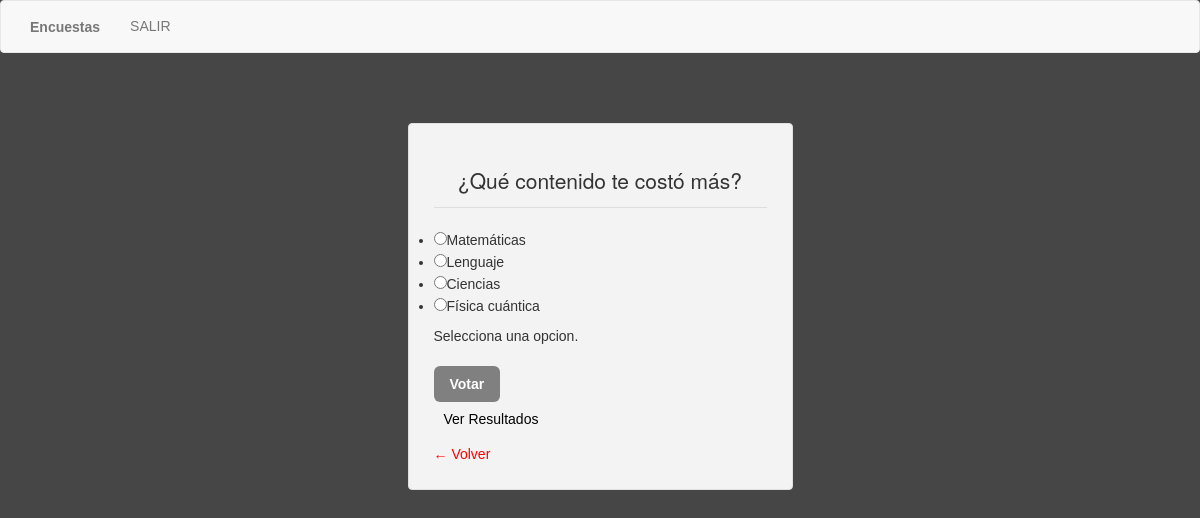
Screenshot of /encuesta.php?id=2 (signed in) with the database file from the repository.
### tables this page shows
CREATE TABLE IF NOT EXISTS `opciones` (
  `id` int(11) NOT NULL AUTO_INCREMENT,
  `id_encuesta` int(11) NOT NULL,
  `nombre` varchar(50) NOT NULL,
  `valor` int(11) NOT NULL,
  PRIMARY KEY (`id`)
);

CREATE TABLE IF NOT EXISTS `encuestas` (
  `id` int(11) NOT NULL AUTO_INCREMENT,
  `titulo` varchar(50) NOT NULL,
  `fecha` date NOT NULL,
  PRIMARY KEY (`id`)
);

### encuesta.php (the view, shortened to what this page needs)
<?php
        $id = $_GET['id'];
?>
<!DOCTYPE HTML>
<html lang="en-US">
<head>
	<link rel="stylesheet" type="text/css" href="bootstrap/css/bootstrap.min.css">
	<link rel="stylesheet" href="estilos.css">
</head>
<body>
	<?php include "php/navbar.php"; ?>
<div class="wrap">
<form action="" method="post">
<?php
$aux = 0;
$sql = "SELECT a.titulo as titulo, a.fecha as fecha, b.id as id, b.nombre as nombre, b.valor as valor FROM encuestas a INNER JOIN opciones b ON a.id = b.id_encuesta WHERE a.id = ".$id;
$req = mysql_query($sql);
while($result = mysql_fetch_object($req)){
	if($aux == 0){
		echo '<h1>'.$result->titulo.'</h1>';
		echo '<ul>';
		$aux = 1;
	}
	echo '<li><input name="valor" type="radio" value="'.$result->id.'"><span>'.$result->nombre.'</span></li>';
}
	echo '</ul>';
	if(!isset($_POST['valor'])){
		echo "<div class='error'>Selecciona una opcion.</div>";
	}
	echo '<input name="votar" type="submit" value="Votar">';
	echo '<a href="resultado.php?id='.$id.'" class="resultado">Ver Resultados</a>';
	echo '<a href="index.php" class="volver">&larr; Volver</a>';
?>
</form>
</div>
</body>
</html>

### estilos.css (style rules this page uses)
* { margin: 0; padding: 0; font-family: sans-serif; font-size: 14px; }
body { background: #464646; }
a { text-decoration: none; color: red; }
.wrap { padding: 25px; margin: 0 auto; width: 385px; background: #F3F3F3; border-radius: 4px; margin-top: 70px; border: 1px solid #E0E0E0; }
h1 { margin-bottom: 20px; font-size: 21px; border-bottom: 1px solid #DDD; padding-bottom: 15px; text-align: center; }
form > div { margin-bottom: 20px; }
form input[type="submit"] { padding: 8px 16px; background: gray; border: 0; display: block; font-weight: bold; color: white; border-radius: 6px; }
.volver { display: block; padding-top: 15px; clear: both; }
.resultado { float: left; margin-left: 10px; margin-top: 7px; color: black; }

### rows the page displays
opciones: id_encuesta.titulo "¿Qué contenido te costó más?", nombre "Matemáticas"
opciones: nombre "Lenguaje"
opciones: nombre "Ciencias"
opciones: nombre "Física cuántica"
